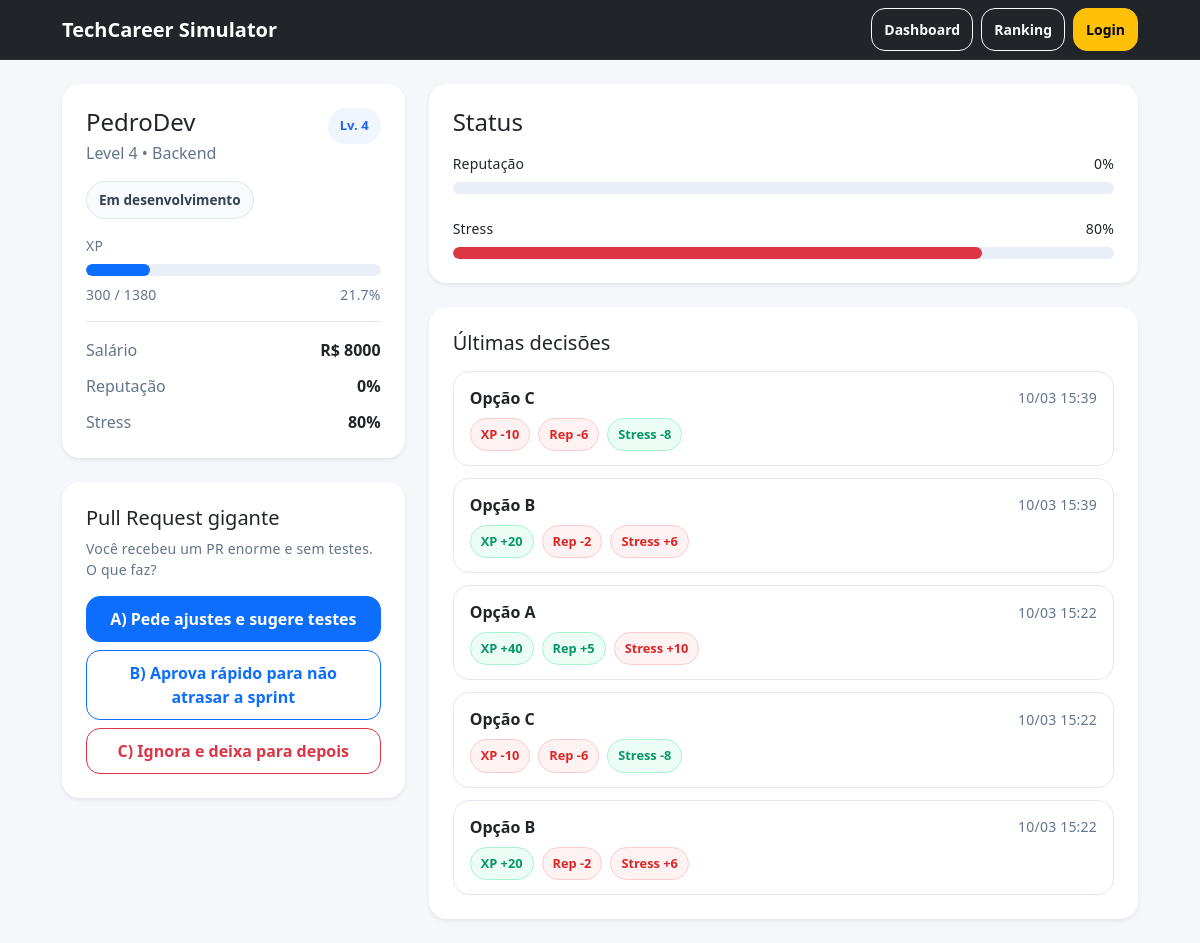
/dashboard, run on the app's committed database.
### models.py (models this page shows)
class User(db.Model):
    id = db.Column(db.Integer, primary_key=True)
    username = db.Column(db.String(100), unique=True, nullable=False)
    stats = db.relationship("Stats", backref="user", uselist=False)

class Stats(db.Model):
    id = db.Column(db.Integer, primary_key=True)
    user_id = db.Column(db.Integer, db.ForeignKey("user.id"), nullable=False, unique=True)
    level = db.Column(db.Integer, default=1)
    xp = db.Column(db.Integer, default=0)
    xp_max = db.Column(db.Integer, default=100)
    salary = db.Column(db.Integer, default=2000)
    reputation = db.Column(db.Integer, default=50)
    stress = db.Column(db.Integer, default=10)

class DecisionLog(db.Model):
    id = db.Column(db.Integer, primary_key=True)
    user_id = db.Column(db.Integer, db.ForeignKey("user.id"), nullable=False)
    choice = db.Column(db.String(1), nullable=False)  # A, B, C
    delta_xp = db.Column(db.Integer, default=0)
    delta_reputation = db.Column(db.Integer, default=0)
    delta_stress = db.Column(db.Integer, default=0)
    created_at = db.Column(db.DateTime, default=datetime.utcnow)

### app.py (the view)
@app.route("/dashboard")
def dashboard():
    user = User.query.first()
    stats = Stats.query.first()
    logs = DecisionLog.query.order_by(DecisionLog.created_at.desc()).limit(5).all()
    if not user or not stats:
        return redirect(url_for("login"))
    current_challenge = random.choice(challenges)
    return render_template(
        "dashboard.html",
        user=user,
        stats=stats,
        logs=logs,
        current_challenge=current_challenge
    )

### templates/dashboard.html (shortened to what this page needs)
{% extends "base.html" %}
{% block content %}
<div class="row g-4">
  <div class="col-12 col-lg-4">
    <div class="card shadow-sm border-0 profile-card">
      <div class="card-body p-4">
        <div class="d-flex justify-content-between align-items-start mb-3">
          <div>
            <h1 class="h4 mb-1">{{ user.username }}</h1>
            <p class="text-secondary mb-0">Level {{ stats.level }} • Backend</p>
          </div>
          <span class="level-badge">Lv. {{ stats.level }}</span>
        </div>
        {% if stats.stress >= 90 %}
          <div class="status-chip danger-soft mb-3">Em risco de burnout</div>
        {% elif stats.reputation >= 80 %}
          <div class="status-chip success-soft mb-3">Profissional em destaque</div>
        {% elif stats.xp >= stats.xp_max * 0.8 %}
          <div class="status-chip info-soft mb-3">Próximo de subir de nível</div>
        {% else %}
          <div class="status-chip neutral-soft mb-3">Em desenvolvimento</div>
        {% endif %}
        <div class="mb-2 small text-secondary">XP</div>
        <div class="progress mb-2">
          <div class="progress-bar" style="width: {{ (stats.xp / stats.xp_max) * 100 }}%"></div>
        </div>
        <div class="d-flex justify-content-between small text-secondary mb-3">
          <span>{{ stats.xp }} / {{ stats.xp_max }}</span>
          <span>{{ ((stats.xp / stats.xp_max) * 100) | round(1) }}%</span>
        </div>
        <hr>
        <div class="info-row">
          <span class="text-secondary">Salário</span>
          <span class="fw-semibold">R$ {{ stats.salary }}</span>
        </div>
        <div class="info-row">
          <span class="text-secondary">Reputação</span>
          <span class="fw-semibold">{{ stats.reputation }}%</span>
        </div>
        <div class="info-row">
          <span class="text-secondary">Stress</span>
          <span class="fw-semibold {% if stats.stress >= 90 %}text-danger{% endif %}">
            {{ stats.stress }}%
          </span>
        </div>
      </div>
    </div>
    <div class="card shadow-sm border-0 mt-4">
      <div class="card-body p-4">
        <h2 class="h5 mb-2">{{ current_challenge.title }}</h2>
        <p class="text-secondary small mb-3">
          {{ current_challenge.prompt }}
        </p>
        <form method="POST" action="{{ url_for('choose') }}" class="d-grid gap-2 mt-3">
          <button
            class="btn btn-primary"
            name="choice"
            value="A"
            type="submit"
          >
            A) {{ current_challenge.a.text }}
          </button>
          <button
            class="btn btn-outline-primary"
            name="choice"
            value="B"
            type="submit"
          >
            B) {{ current_challenge.b.text }}
          </button>
          <button
            class="btn btn-outline-danger"
            name="choice"
            value="C"
            type="submit"
          >
            C) {{ current_challenge.c.text }}
          </button>
        </form>
      </div>
    </div>
  </div>
  <div class="col-12 col-lg-8">
    <div class="card shadow-sm border-0">
      <div class="card-body p-4">
        <div class="d-flex justify-content-between align-items-center mb-3">
          <h2 class="h4 mb-0">Status</h2>
        </div>
        <div class="mb-2 d-flex justify-content-between small">
          <span>Reputação</span>
          <span>{{ stats.reputation }}%</span>
        </div>
        <div class="progress mb-4">
        </div>
        <div class="mb-2 d-flex justify-content-between small">
          <span>Stress</span>
          <span>{{ stats.stress }}%</span>
        </div>
        <div class="progress">
          <div class="progress-bar bg-danger" style="width: {{ stats.stress }}%"></div>
        </div>
      </div>
    </div>
    <div class="card shadow-sm border-0 mt-4">
      <div class="card-body p-4">
        <h2 class="h5 mb-3">Últimas decisões</h2>
        {% if logs and logs|length > 0 %}
          <div class="decision-list">
            {% for l in logs %}
              <div class="decision-item">
                <div class="decision-top">
                  <div class="fw-semibold">Opção {{ l.choice }}</div>
                  <span class="text-secondary small">{{ l.created_at.strftime("%d/%m %H:%M") }}</span>
                </div>
                <div class="decision-stats mt-2">
                  <span class="decision-pill {% if l.delta_xp >= 0 %}pill-positive{% else %}pill-negative{% endif %}">
                    XP {{ "+" if l.delta_xp > 0 else "" }}{{ l.delta_xp }}
                  </span>
                  <span class="decision-pill {% if l.delta_reputation >= 0 %}pill-positive{% else %}pill-negative{% endif %}">
                    Rep {{ "+" if l.delta_reputation > 0 else "" }}{{ l.delta_reputation }}
                  </span>
                  <span class="decision-pill {% if l.delta_stress <= 0 %}pill-positive{% else %}pill-negative{% endif %}">
                    Stress {{ "+" if l.delta_stress > 0 else "" }}{{ l.delta_stress }}
                  </span>
                </div>
              </div>
            {% endfor %}
          </div>
        {% else %}
          <p class="text-secondary mb-0">Nenhuma decisão registrada ainda.</p>
        {% endif %}
      </div>
    </div>
  </div>
</div>
{% endblock %}

### templates/base.html (shortened to what this page needs)
<!doctype html>
<html lang="pt-br">
<head>
  <link href="https://cdn.jsdelivr.net/npm/bootstrap@5.3.3/dist/css/bootstrap.min.css" rel="stylesheet">
  <link href="{{ url_for('static', filename='css/style.css') }}" rel="stylesheet">
</head>
<body>
<nav class="navbar navbar-expand-lg navbar-dark bg-dark">
  <div class="container">
    <a class="navbar-brand fw-semibold" href="{{ url_for('dashboard') }}">TechCareer Simulator</a>
    <div class="ms-auto d-flex gap-2">
      <a class="btn btn-outline-light btn-sm" href="{{ url_for('dashboard') }}">Dashboard</a>
      <a class="btn btn-outline-light btn-sm" href="{{ url_for('ranking') }}">Ranking</a>
      <a class="btn btn-warning btn-sm" href="{{ url_for('login') }}">Login</a>
    </div>
  </div>
</nav>
<main class="container my-4">
  {% block content %}{% endblock %}
</main>
</body>
</html>

### static/css/style.css (style rules this page uses)
:root { --bg: #f6f7fb; --card: #ffffff; --text: #0f172a; --muted: #64748b; --border: #e2e8f0; --shadow: 0 10px 30px rgba(15, 23, 42, 0.08); }
body { background: var(--bg); color: var(--text); }
.navbar { border-bottom: 1px solid rgba(255,255,255,0.06); }
.container { max-width: 1100px; }
.card { background: var(--card); border-radius: 18px; box-shadow: var(--shadow); }
.card .card-body { padding: 22px; }
hr { border-color: var(--border); opacity: 1; }
.text-secondary { color: var(--muted) !important; }
.progress { height: 12px; border-radius: 999px; background: #e9eef7; }
.progress-bar { border-radius: 999px; }
.btn { border-radius: 14px; padding: 10px 12px; font-weight: 600; }
.btn-outline-primary, .btn-outline-danger { background: #fff; }
.small { letter-spacing: 0.2px; }
.profile-card { position: relative; }
.level-badge { background: #eff6ff; color: #2563eb; font-size: 0.82rem; font-weight: 700; padding: 8px 12px; border-radius: 999px; }
.status-chip { display: inline-block; padding: 8px 12px; border-radius: 999px; font-size: 0.85rem; font-weight: 600; border: 1px solid var(--border); }
.neutral-soft { background: #f8fafc; color: #334155; }
.info-row { display: flex; justify-content: space-between; margin-top: 12px; }
.decision-list { display: flex; flex-direction: column; gap: 12px; }
.decision-item { border: 1px solid var(--border); border-radius: 16px; padding: 14px 16px; background: #fff; transition: transform 0.18s ease, box-shadow 0.18s ease; }
.decision-top { display: flex; justify-content: space-between; align-items: center; gap: 12px; }
.decision-stats { display: flex; flex-wrap: wrap; gap: 8px; }
.decision-pill { display: inline-block; padding: 6px 10px; border-radius: 999px; font-size: 0.8rem; font-weight: 700; border: 1px solid transparent; }
.pill-positive { background: #ecfdf5; color: #059669; border-color: #a7f3d0; }
.pill-negative { background: #fef2f2; color: #dc2626; border-color: #fecaca; }

### data on the page
User: username "PedroDev"
Stats: level "4", xp "300", xp_max "1380", ((stats.xp/stats.xp_max)*100)|round(1) "21.7", salary "8000", reputation "0", stress "80"
DecisionLog: choice "C", created_at "10/03 15:39", delta_xp "-10", delta_reputation "-6", delta_stress "-8"
DecisionLog: choice "B", created_at "10/03 15:39", delta_xp "+", delta_xp "20", delta_reputation "-2", delta_stress "+", delta_stress "6"
DecisionLog: choice "A", created_at "10/03 15:22", delta_xp "+", delta_xp "40", delta_reputation "+", delta_reputation "5", delta_stress "+", delta_stress "10"
DecisionLog: choice "C", created_at "10/03 15:22", delta_xp "-10", delta_reputation "-6", delta_stress "-8"
DecisionLog: choice "B", created_at "10/03 15:22", delta_xp "+", delta_xp "20", delta_reputation "-2", delta_stress "+", delta_stress "6"
